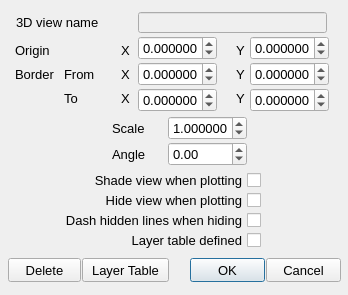
<?xml version="1.0" encoding="UTF-8"?>
<ui version="4.0">
 <class>OneViewChange_Dialog</class>
 <widget class="QDialog" name="OneViewChange_Dialog">
  <property name="geometry">
   <rect>
    <x>0</x>
    <y>0</y>
    <width>348</width>
    <height>295</height>
   </rect>
  </property>
  <property name="minimumSize">
   <size>
    <width>348</width>
    <height>295</height>
   </size>
  </property>
  <property name="maximumSize">
   <size>
    <width>348</width>
    <height>295</height>
   </size>
  </property>
  <property name="font">
   <font>
    <pointsize>10</pointsize>
   </font>
  </property>
  <property name="windowTitle">
   <string>Change layout drawing view</string>
  </property>
  <widget class="QPushButton" name="_108">
   <property name="enabled">
    <bool>true</bool>
   </property>
   <property name="geometry">
    <rect>
     <x>82</x>
     <y>258</y>
     <width>87</width>
     <height>24</height>
    </rect>
   </property>
   <property name="font">
    <font>
     <pointsize>10</pointsize>
    </font>
   </property>
   <property name="text">
    <string>Layer Table</string>
   </property>
   <property name="autoDefault">
    <bool>false</bool>
   </property>
   <property name="default">
    <bool>false</bool>
   </property>
  </widget>
  <widget class="QPushButton" name="_2">
   <property name="enabled">
    <bool>true</bool>
   </property>
   <property name="geometry">
    <rect>
     <x>266</x>
     <y>258</y>
     <width>75</width>
     <height>24</height>
    </rect>
   </property>
   <property name="font">
    <font>
     <pointsize>10</pointsize>
    </font>
   </property>
   <property name="text">
    <string>Cancel</string>
   </property>
   <property name="autoDefault">
    <bool>false</bool>
   </property>
  </widget>
  <widget class="QPushButton" name="_1">
   <property name="geometry">
    <rect>
     <x>190</x>
     <y>258</y>
     <width>75</width>
     <height>24</height>
    </rect>
   </property>
   <property name="font">
    <font>
     <pointsize>10</pointsize>
    </font>
   </property>
   <property name="text">
    <string>OK</string>
   </property>
   <property name="default">
    <bool>true</bool>
   </property>
  </widget>
  <widget class="QLabel" name="label_5">
   <property name="geometry">
    <rect>
     <x>121</x>
     <y>40</y>
     <width>21</width>
     <height>20</height>
    </rect>
   </property>
   <property name="font">
    <font>
     <pointsize>10</pointsize>
    </font>
   </property>
   <property name="text">
    <string>X</string>
   </property>
   <property name="alignment">
    <set>Qt::AlignLeading|Qt::AlignLeft|Qt::AlignVCenter</set>
   </property>
  </widget>
  <widget class="QLabel" name="label_6">
   <property name="geometry">
    <rect>
     <x>236</x>
     <y>40</y>
     <width>21</width>
     <height>20</height>
    </rect>
   </property>
   <property name="font">
    <font>
     <pointsize>10</pointsize>
    </font>
   </property>
   <property name="text">
    <string>Y</string>
   </property>
   <property name="alignment">
    <set>Qt::AlignLeading|Qt::AlignLeft|Qt::AlignVCenter</set>
   </property>
  </widget>
  <widget class="QLabel" name="label_7">
   <property name="geometry">
    <rect>
     <x>121</x>
     <y>64</y>
     <width>21</width>
     <height>20</height>
    </rect>
   </property>
   <property name="font">
    <font>
     <pointsize>10</pointsize>
    </font>
   </property>
   <property name="text">
    <string>X</string>
   </property>
   <property name="alignment">
    <set>Qt::AlignLeading|Qt::AlignLeft|Qt::AlignVCenter</set>
   </property>
  </widget>
  <widget class="QLabel" name="label_8">
   <property name="geometry">
    <rect>
     <x>236</x>
     <y>64</y>
     <width>21</width>
     <height>20</height>
    </rect>
   </property>
   <property name="font">
    <font>
     <pointsize>10</pointsize>
    </font>
   </property>
   <property name="text">
    <string>Y</string>
   </property>
   <property name="alignment">
    <set>Qt::AlignLeading|Qt::AlignLeft|Qt::AlignVCenter</set>
   </property>
  </widget>
  <widget class="QLabel" name="label_9">
   <property name="geometry">
    <rect>
     <x>121</x>
     <y>88</y>
     <width>21</width>
     <height>20</height>
    </rect>
   </property>
   <property name="font">
    <font>
     <pointsize>10</pointsize>
    </font>
   </property>
   <property name="text">
    <string>X</string>
   </property>
   <property name="alignment">
    <set>Qt::AlignLeading|Qt::AlignLeft|Qt::AlignVCenter</set>
   </property>
  </widget>
  <widget class="QLabel" name="label_10">
   <property name="geometry">
    <rect>
     <x>236</x>
     <y>88</y>
     <width>21</width>
     <height>20</height>
    </rect>
   </property>
   <property name="font">
    <font>
     <pointsize>10</pointsize>
    </font>
   </property>
   <property name="text">
    <string>Y</string>
   </property>
   <property name="alignment">
    <set>Qt::AlignLeading|Qt::AlignLeft|Qt::AlignVCenter</set>
   </property>
  </widget>
  <widget class="QLabel" name="label_2">
   <property name="geometry">
    <rect>
     <x>15</x>
     <y>40</y>
     <width>51</width>
     <height>20</height>
    </rect>
   </property>
   <property name="font">
    <font>
     <pointsize>10</pointsize>
    </font>
   </property>
   <property name="text">
    <string>Origin</string>
   </property>
   <property name="alignment">
    <set>Qt::AlignLeading|Qt::AlignLeft|Qt::AlignVCenter</set>
   </property>
  </widget>
  <widget class="QLabel" name="label_3">
   <property name="geometry">
    <rect>
     <x>15</x>
     <y>64</y>
     <width>51</width>
     <height>20</height>
    </rect>
   </property>
   <property name="font">
    <font>
     <pointsize>10</pointsize>
    </font>
   </property>
   <property name="text">
    <string>Border</string>
   </property>
   <property name="alignment">
    <set>Qt::AlignLeading|Qt::AlignLeft|Qt::AlignVCenter</set>
   </property>
  </widget>
  <widget class="QLabel" name="label_11">
   <property name="geometry">
    <rect>
     <x>64</x>
     <y>64</y>
     <width>51</width>
     <height>20</height>
    </rect>
   </property>
   <property name="font">
    <font>
     <pointsize>10</pointsize>
    </font>
   </property>
   <property name="text">
    <string>From</string>
   </property>
   <property name="alignment">
    <set>Qt::AlignLeading|Qt::AlignLeft|Qt::AlignVCenter</set>
   </property>
  </widget>
  <widget class="QLabel" name="label_12">
   <property name="geometry">
    <rect>
     <x>64</x>
     <y>88</y>
     <width>51</width>
     <height>20</height>
    </rect>
   </property>
   <property name="font">
    <font>
     <pointsize>10</pointsize>
    </font>
   </property>
   <property name="text">
    <string>To</string>
   </property>
   <property name="alignment">
    <set>Qt::AlignLeading|Qt::AlignLeft|Qt::AlignVCenter</set>
   </property>
  </widget>
  <widget class="QLabel" name="label_13">
   <property name="geometry">
    <rect>
     <x>112</x>
     <y>118</y>
     <width>53</width>
     <height>20</height>
    </rect>
   </property>
   <property name="font">
    <font>
     <pointsize>10</pointsize>
    </font>
   </property>
   <property name="text">
    <string>Scale</string>
   </property>
   <property name="alignment">
    <set>Qt::AlignLeading|Qt::AlignLeft|Qt::AlignVCenter</set>
   </property>
  </widget>
  <widget class="QLabel" name="label_14">
   <property name="geometry">
    <rect>
     <x>112</x>
     <y>144</y>
     <width>51</width>
     <height>20</height>
    </rect>
   </property>
   <property name="font">
    <font>
     <pointsize>10</pointsize>
    </font>
   </property>
   <property name="text">
    <string>Angle</string>
   </property>
   <property name="alignment">
    <set>Qt::AlignLeading|Qt::AlignLeft|Qt::AlignVCenter</set>
   </property>
  </widget>
  <widget class="QCheckBox" name="_111">
   <property name="enabled">
    <bool>true</bool>
   </property>
   <property name="geometry">
    <rect>
     <x>50</x>
     <y>210</y>
     <width>211</width>
     <height>21</height>
    </rect>
   </property>
   <property name="font">
    <font>
     <pointsize>10</pointsize>
    </font>
   </property>
   <property name="layoutDirection">
    <enum>Qt::RightToLeft</enum>
   </property>
   <property name="text">
    <string>Dash hidden lines when hiding</string>
   </property>
   <property name="checkable">
    <bool>true</bool>
   </property>
   <property name="checked">
    <bool>false</bool>
   </property>
   <property name="tristate">
    <bool>false</bool>
   </property>
  </widget>
  <widget class="QCheckBox" name="_109">
   <property name="enabled">
    <bool>true</bool>
   </property>
   <property name="geometry">
    <rect>
     <x>50</x>
     <y>170</y>
     <width>211</width>
     <height>21</height>
    </rect>
   </property>
   <property name="font">
    <font>
     <pointsize>10</pointsize>
    </font>
   </property>
   <property name="layoutDirection">
    <enum>Qt::RightToLeft</enum>
   </property>
   <property name="text">
    <string>Shade view when plotting</string>
   </property>
   <property name="checkable">
    <bool>true</bool>
   </property>
   <property name="checked">
    <bool>false</bool>
   </property>
   <property name="tristate">
    <bool>false</bool>
   </property>
  </widget>
  <widget class="QCheckBox" name="_107">
   <property name="enabled">
    <bool>true</bool>
   </property>
   <property name="geometry">
    <rect>
     <x>50</x>
     <y>190</y>
     <width>211</width>
     <height>21</height>
    </rect>
   </property>
   <property name="font">
    <font>
     <pointsize>10</pointsize>
    </font>
   </property>
   <property name="layoutDirection">
    <enum>Qt::RightToLeft</enum>
   </property>
   <property name="text">
    <string>Hide view when plotting</string>
   </property>
   <property name="checkable">
    <bool>true</bool>
   </property>
   <property name="checked">
    <bool>false</bool>
   </property>
   <property name="tristate">
    <bool>false</bool>
   </property>
  </widget>
  <widget class="QDoubleSpinBox" name="_100">
   <property name="geometry">
    <rect>
     <x>138</x>
     <y>36</y>
     <width>79</width>
     <height>24</height>
    </rect>
   </property>
   <property name="decimals">
    <number>6</number>
   </property>
   <property name="minimum">
    <double>-1000000000.000000000000000</double>
   </property>
   <property name="maximum">
    <double>1000000000.000000000000000</double>
   </property>
  </widget>
  <widget class="QDoubleSpinBox" name="_102">
   <property name="geometry">
    <rect>
     <x>138</x>
     <y>62</y>
     <width>79</width>
     <height>24</height>
    </rect>
   </property>
   <property name="decimals">
    <number>6</number>
   </property>
   <property name="minimum">
    <double>-1000000000.000000000000000</double>
   </property>
   <property name="maximum">
    <double>1000000000.000000000000000</double>
   </property>
   <property name="value">
    <double>0.000000000000000</double>
   </property>
  </widget>
  <widget class="QDoubleSpinBox" name="_104">
   <property name="geometry">
    <rect>
     <x>138</x>
     <y>88</y>
     <width>79</width>
     <height>24</height>
    </rect>
   </property>
   <property name="decimals">
    <number>6</number>
   </property>
   <property name="minimum">
    <double>-1000000000.000000000000000</double>
   </property>
   <property name="maximum">
    <double>1000000000.000000000000000</double>
   </property>
   <property name="value">
    <double>0.000000000000000</double>
   </property>
  </widget>
  <widget class="QDoubleSpinBox" name="_101">
   <property name="geometry">
    <rect>
     <x>250</x>
     <y>36</y>
     <width>79</width>
     <height>24</height>
    </rect>
   </property>
   <property name="decimals">
    <number>6</number>
   </property>
   <property name="minimum">
    <double>-1000000000.000000000000000</double>
   </property>
   <property name="maximum">
    <double>1000000000.000000000000000</double>
   </property>
   <property name="value">
    <double>0.000000000000000</double>
   </property>
  </widget>
  <widget class="QDoubleSpinBox" name="_103">
   <property name="geometry">
    <rect>
     <x>250</x>
     <y>62</y>
     <width>79</width>
     <height>24</height>
    </rect>
   </property>
   <property name="decimals">
    <number>6</number>
   </property>
   <property name="minimum">
    <double>-1000000000.000000000000000</double>
   </property>
   <property name="maximum">
    <double>1000000000.000000000000000</double>
   </property>
   <property name="value">
    <double>0.000000000000000</double>
   </property>
  </widget>
  <widget class="QDoubleSpinBox" name="_105">
   <property name="geometry">
    <rect>
     <x>250</x>
     <y>88</y>
     <width>79</width>
     <height>24</height>
    </rect>
   </property>
   <property name="decimals">
    <number>6</number>
   </property>
   <property name="minimum">
    <double>-1000000000.000000000000000</double>
   </property>
   <property name="maximum">
    <double>1000000000.000000000000000</double>
   </property>
   <property name="value">
    <double>0.000000000000000</double>
   </property>
  </widget>
  <widget class="QDoubleSpinBox" name="_106">
   <property name="geometry">
    <rect>
     <x>168</x>
     <y>116</y>
     <width>79</width>
     <height>24</height>
    </rect>
   </property>
   <property name="decimals">
    <number>6</number>
   </property>
   <property name="minimum">
    <double>0.000001000000000</double>
   </property>
   <property name="maximum">
    <double>10000000.000000000000000</double>
   </property>
   <property name="value">
    <double>1.000000000000000</double>
   </property>
  </widget>
  <widget class="QDoubleSpinBox" name="_110">
   <property name="geometry">
    <rect>
     <x>168</x>
     <y>142</y>
     <width>79</width>
     <height>24</height>
    </rect>
   </property>
   <property name="minimum">
    <double>-360.000000000000000</double>
   </property>
   <property name="maximum">
    <double>360.000000000000000</double>
   </property>
  </widget>
  <widget class="QLabel" name="label">
   <property name="geometry">
    <rect>
     <x>16</x>
     <y>14</y>
     <width>83</width>
     <height>16</height>
    </rect>
   </property>
   <property name="font">
    <font>
     <family>Lucida Grande</family>
     <pointsize>10</pointsize>
    </font>
   </property>
   <property name="text">
    <string>3D view name</string>
   </property>
  </widget>
  <widget class="QLineEdit" name="_112">
   <property name="enabled">
    <bool>false</bool>
   </property>
   <property name="geometry">
    <rect>
     <x>138</x>
     <y>12</y>
     <width>189</width>
     <height>21</height>
    </rect>
   </property>
   <property name="readOnly">
    <bool>true</bool>
   </property>
  </widget>
  <widget class="QCheckBox" name="_113">
   <property name="enabled">
    <bool>true</bool>
   </property>
   <property name="geometry">
    <rect>
     <x>50</x>
     <y>230</y>
     <width>211</width>
     <height>21</height>
    </rect>
   </property>
   <property name="font">
    <font>
     <pointsize>10</pointsize>
    </font>
   </property>
   <property name="layoutDirection">
    <enum>Qt::RightToLeft</enum>
   </property>
   <property name="text">
    <string>Layer table defined</string>
   </property>
   <property name="checkable">
    <bool>true</bool>
   </property>
   <property name="checked">
    <bool>false</bool>
   </property>
   <property name="tristate">
    <bool>false</bool>
   </property>
  </widget>
  <widget class="QPushButton" name="_114">
   <property name="enabled">
    <bool>true</bool>
   </property>
   <property name="geometry">
    <rect>
     <x>8</x>
     <y>258</y>
     <width>73</width>
     <height>24</height>
    </rect>
   </property>
   <property name="font">
    <font>
     <pointsize>10</pointsize>
    </font>
   </property>
   <property name="text">
    <string>Delete</string>
   </property>
   <property name="autoDefault">
    <bool>false</bool>
   </property>
  </widget>
 </widget>
 <tabstops>
  <tabstop>_100</tabstop>
  <tabstop>_101</tabstop>
  <tabstop>_102</tabstop>
  <tabstop>_103</tabstop>
  <tabstop>_104</tabstop>
  <tabstop>_105</tabstop>
  <tabstop>_106</tabstop>
  <tabstop>_110</tabstop>
  <tabstop>_109</tabstop>
  <tabstop>_107</tabstop>
  <tabstop>_111</tabstop>
  <tabstop>_113</tabstop>
  <tabstop>_114</tabstop>
  <tabstop>_108</tabstop>
  <tabstop>_1</tabstop>
  <tabstop>_2</tabstop>
  <tabstop>_112</tabstop>
 </tabstops>
 <resources/>
 <connections/>
</ui>
